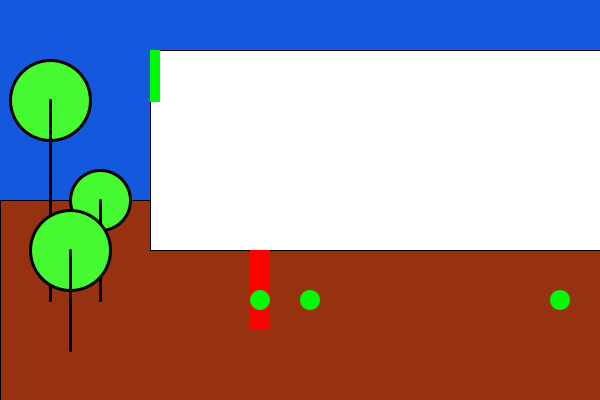
Frame 1 (no input)
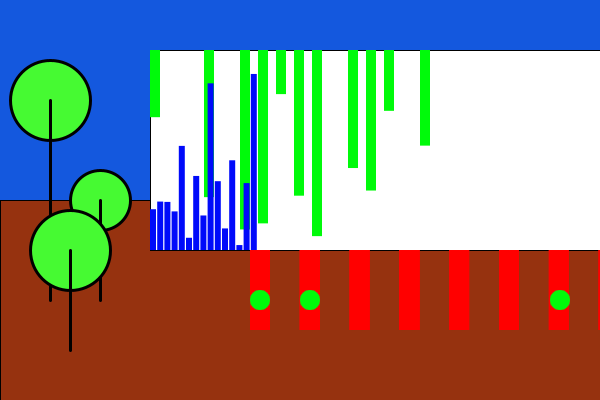
Frame 60 (the mouse pressed at the canvas centre just before this capture)
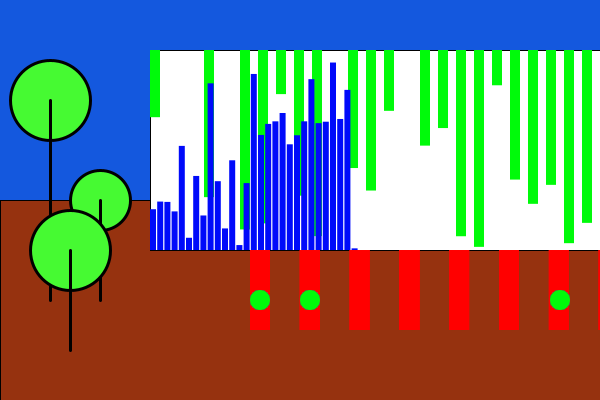
Frame 120 (the mouse held since frame 60 and released just before this capture)

The Processing sketch that drew these frames (run headless with seeded random() and noise(); from frame 60 on, the mouse is pressed at the canvas centre):

// Processing sketch: processing_36702
// ── processing_36702.pde

void setup () {
  size(600, 400);
  background(20, 88, 222);

  rectMode(CORNER); //creating soil
  fill(150, 50, 15);
  rect(0, 200, 600, 200);
  fill(255);//creating building
  rect(150, 50, 500, 200); 
strokeWeight(3);
  fill(70, 250, 50); //creating trees
  ellipse(100, 200, 60, 60);
  line(100, 200, 100, 300);
  ellipse(50, 100, 80, 80);
  line(50, 100, 50, 300);
    ellipse(70, 250, 80, 80);
     line(70, 250, 70, 350);
}

float count=0;
float num=5;

void draw() {
  fill(255,0,0); //creating column
  noStroke();
  if (count < num) { 
    rect(250+count * (width-185)/num, 250, 100/num, height/num);
  }
  if (random(6)>3) { //creating facade pattern from top
    if (count%4==0);
    fill(0, 250,10 );
    rect(150+count*width/20, 50, (width-100)/50, random(height-200));
  }
  if (random(15)<3) { //creating facade pattern from bottom
    fill(0, 10, 250);
    rect(150+count*width/50, 250, (width-300)/50, random(-height+200));
    count=count+0.6; // slowly increment the counter
  }
    ellipse(260, 300, 20, 20); //creating lamps
ellipse(310, 300, 20, 20); 
ellipse(560, 300, 20, 20);
}
